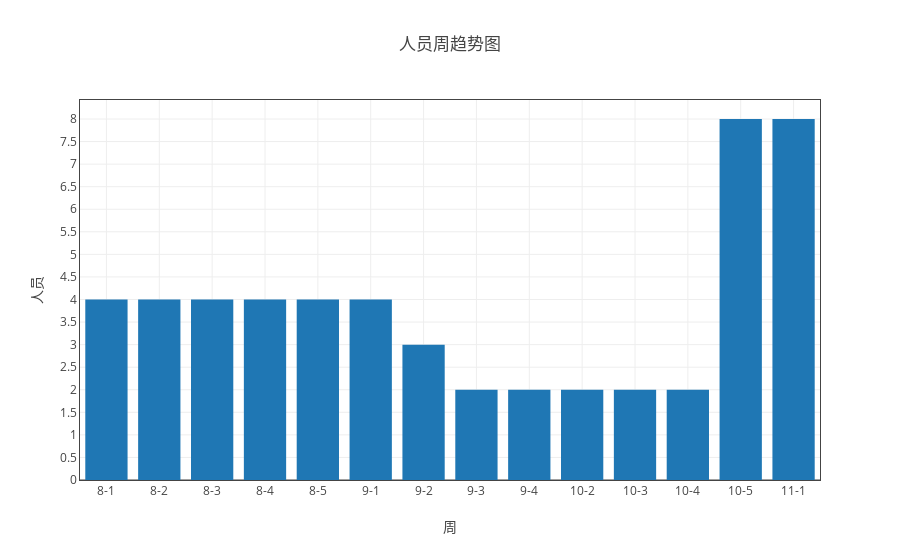
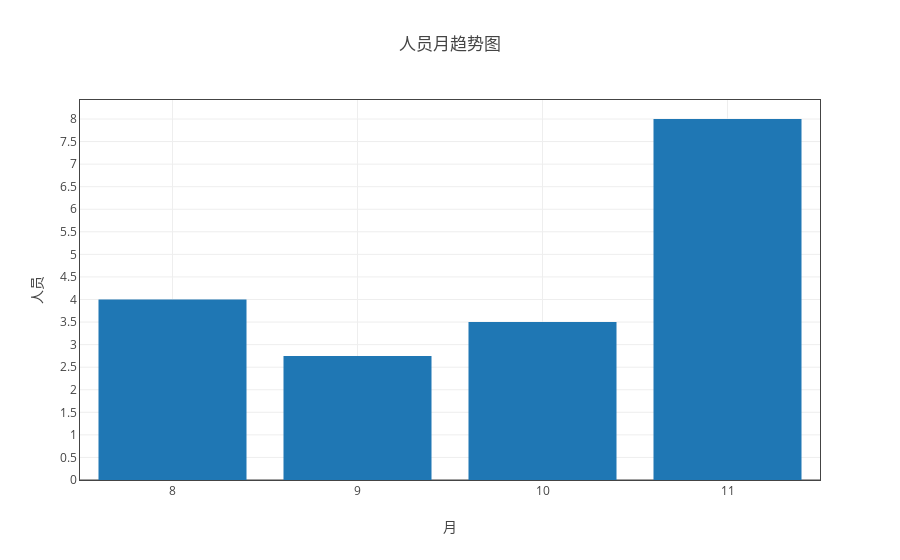
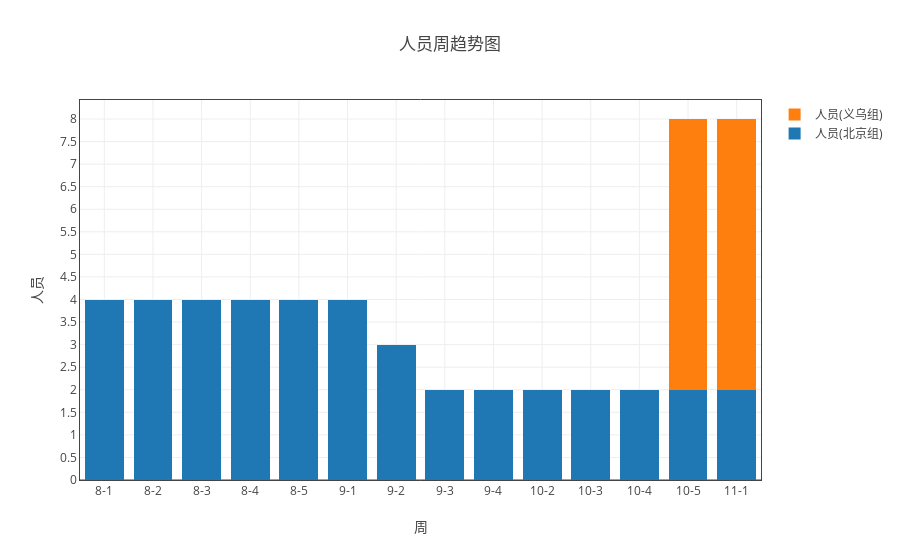

The notebook cell saved with these charts, in order:
### Markdown cell above
## 整体人员情况

### Code cell
ss = myModule.format(all_df1 ,"日期（格式“月-周次”）" ,['人员'])
tt = myModule.myPlot(myModule.sort_by_index(ss.groupby('count')))
tt.plot('bar')

ss = myModule.format(all_df1 ,"month" ,['人员'] )
ss.get_average_by('日期（格式“月-周次”）')
tt = myModule.myPlot(ss.groupby("count"))# ,"日期（格式“月-周次”）" ,['人员'])
tt.plot('bar',tag='月')

ss = myModule.format(all_df1 ,"日期（格式“月-周次”）" ,['人员'])
ss.add_group('组别')
myModule.myPlot(myModule.sort_by_index(ss.groupby('count'))).plot('stack_bar')

### Figure 1 — Plotly figure (JSON) as saved in the notebook; plotly's stock layout.template omitted (floating-point values rounded to 4 significant figures)
{"data": [{"name": "人员", "type": "bar", "uid": "d935c076-e625-11e8-8ddb-a41f72875c19", "x": ["8-1", "8-2", "8-3", "8-4", "8-5", "9-1", "9-2", "9-3", "9-4", "10-2", "10-3", "10-4", "10-5", "11-1"], "y": [4, 4, 4, 4, 4, 4, 3, 2, 2, 2, 2, 2, 8, 8]}], "layout": {"title": "人员周趋势图", "xaxis": {"mirror": "all", "nticks": 20, "showgrid": true, "showline": true, "title": "周", "type": "category", "zeroline": true}, "yaxis": {"mirror": "all", "nticks": 20, "showgrid": true, "showline": true, "title": "人员", "zeroline": true}}}

### Figure 2 — Plotly figure (JSON) as saved in the notebook; plotly's stock layout.template omitted (floating-point values rounded to 4 significant figures)
{"data": [{"name": "人员", "type": "bar", "uid": "d935c077-e625-11e8-8ddb-a41f72875c19", "x": [8, 9, 10, 11], "y": [4, 2.75, 3.5, 8]}], "layout": {"title": "人员月趋势图", "xaxis": {"mirror": "all", "nticks": 20, "showgrid": true, "showline": true, "title": "月", "type": "category", "zeroline": true}, "yaxis": {"mirror": "all", "nticks": 20, "showgrid": true, "showline": true, "title": "人员", "zeroline": true}}}

### Figure 3 — Plotly figure (JSON) as saved in the notebook; plotly's stock layout.template omitted (floating-point values rounded to 4 significant figures)
{"data": [{"name": "人员(北京组)", "type": "bar", "uid": "d935c078-e625-11e8-8ddb-a41f72875c19", "x": ["8-1", "8-2", "8-3", "8-4", "8-5", "9-1", "9-2", "9-3", "9-4", "10-2", "10-3", "10-4", "10-5", "11-1"], "y": [4, 4, 4, 4, 4, 4, 3, 2, 2, 2, 2, 2, 2, 2]}, {"name": "人员(义乌组)", "type": "bar", "uid": "d935c079-e625-11e8-8ddb-a41f72875c19", "x": ["8-1", "8-2", "8-3", "8-4", "8-5", "9-1", "9-2", "9-3", "9-4", "10-2", "10-3", "10-4", "10-5", "11-1"], "y": [null, null, null, null, null, null, null, null, null, null, null, null, 6, 6]}], "layout": {"barmode": "stack", "title": "人员周趋势图", "xaxis": {"mirror": "all", "nticks": 20, "showgrid": true, "showline": true, "title": "周", "type": "category", "zeroline": true}, "yaxis": {"mirror": "all", "nticks": 20, "showgrid": true, "showline": true, "title": "人员", "zeroline": true}}}
